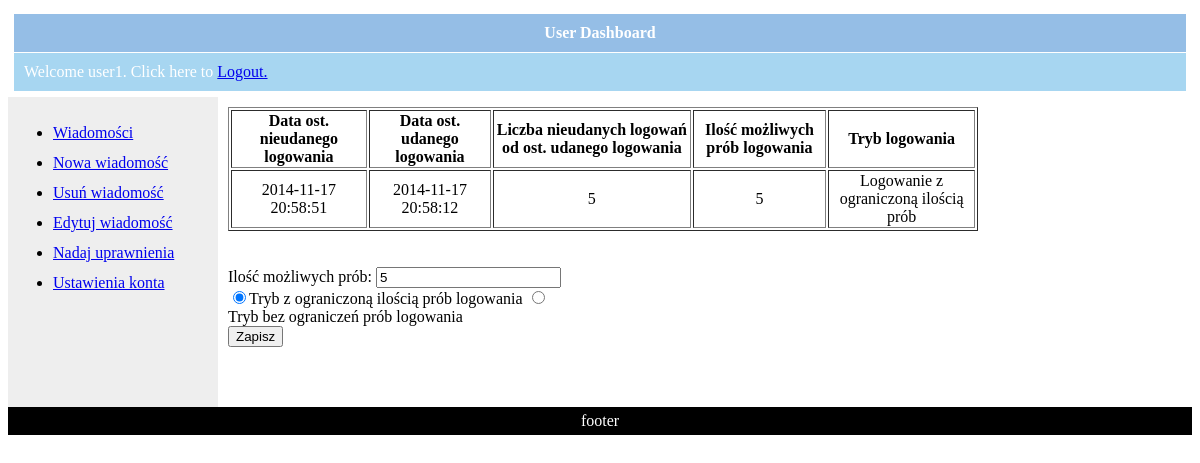
Screenshot of /?action=account (signed in) with the database file from the repository.
### tables this page shows
CREATE TABLE IF NOT EXISTS `users` (
`id` int(11) NOT NULL,
  `name` varchar(30) NOT NULL,
  `pass` varchar(30) NOT NULL,
  `login_mode` tinyint(1) NOT NULL DEFAULT '0',
  `attempts` int(11) NOT NULL DEFAULT '3',
  `failed` int(11) NOT NULL DEFAULT '0',
  `last_success` timestamp NOT NULL DEFAULT '0000-00-00 00:00:00',
  `last_failed` timestamp NOT NULL DEFAULT '0000-00-00 00:00:00',
  `logins_success_number` int(11) NOT NULL DEFAULT '0',
  `state` int(11) DEFAULT '1'
);

### backend/messageRepository.php (called while the page is built, shortened)
<?php
    class messageRepository{
      public function getAccountInfo($userId){
        return mysql_query("select * from users where id = '".$userId."'");
      }
    }
?>

### ui/account.php (the view, shortened to what this page needs)
<table border="1" width="750px">
    <tr>
        <th>Data ost. nieudanego logowania</th>
        <th>Data ost. udanego logowania</th>
		<th>Liczba nieudanych logowań od ost. udanego logowania</th>
		<th>Ilość możliwych prób logowania</th>
		<th>Tryb logowania</th>
    </tr>
    <?php
        include_once('backend/messageRepository.php');
        $msgRepo = new messageRepository();
        $rows = $msgRepo -> getAccountInfo($_SESSION["id"]);
		$login_mode = ' nieograniczony ';
        while($row = mysql_fetch_assoc($rows)){
		$attempts = $row["attempts"];
		$mode = $row["login_mode"];
			if ($row["login_mode"] == 1){
				$login_mode = ' Logowanie z ograniczoną ilością prób ';
			}
            echo "<tr><td align='center'>".$row["last_failed"]."</td><td align='center'>".$row["last_success"]."</td>
			</td><td align='center'>".$row["failed"]."</td><td align='center'>".$row["attempts"]."</td><td  align='center'>".$login_mode."</td></tr>";
        }
    ?>
</table>
<br/><br/>
<form action="backend/api.php" method="get">
    Ilość możliwych prób: <input type="number" name="attempts" value="<?php echo $attempts ?>" />
    <input type="radio" name="new_mode"<?php if ($mode == 1) echo "checked";?> value="1"/>Tryb z ograniczoną ilością prób logowania
	<input type="radio" name="new_mode"<?php if ($mode == 0) echo "checked";?> value="0"/>Tryb bez ograniczeń prób logowania<br/>
    <input type="submit" name="login_mode_change" value="Zapisz"/>
</form>

### rows the page displays
users: last_failed "2014-11-17 20:58:51", last_success "2014-11-17 20:58:12", failed "5", attempts "5", login_mode "Logowanie z ograniczoną ilością prób", login_mode "☑"

### other values shown
$_SESSION["name"] "user1"
